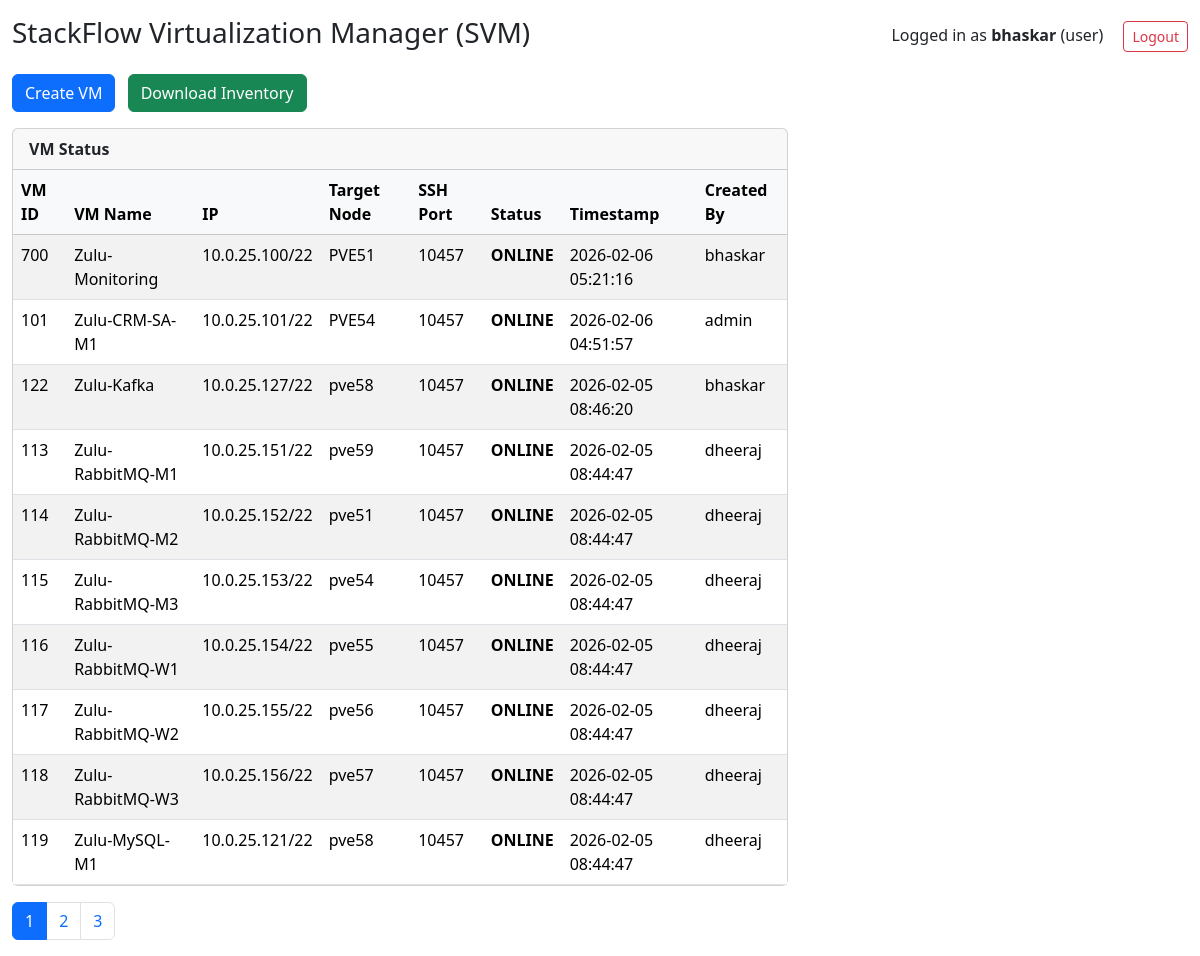
/dashboard (signed in), run on the app's committed database.
### tables this page shows
CREATE TABLE vm_status (
        vmid TEXT PRIMARY KEY,
        vmname TEXT,
        ipaddr TEXT,
        target_node TEXT,
        ssh_port INTEGER,
        ssh_status TEXT,
        timestamp INTEGER,
        created_by TEXT
    );

### app.py (the view)
@app.route("/dashboard")
@login_required
def dashboard():
    page = int(request.args.get("page", 1))
    per_page = int(request.args.get("per_page", 10))
    offset = (page-1)*per_page
    conn = sqlite3.connect(DB_PATH)
    c = conn.cursor()
    c.execute("SELECT COUNT(*) FROM vm_status")
    total_vms = c.fetchone()[0]
    c.execute(f"""
        SELECT vmid, vmname, ipaddr, target_node,
               ssh_port, ssh_status, timestamp, created_by
        FROM vm_status
        ORDER BY timestamp DESC
        LIMIT {per_page} OFFSET {offset}
    """)
    rows = c.fetchall()
    users = []
    if session["role"] == "admin":
        c.execute("SELECT username, email, role FROM users")
        users = c.fetchall()
    conn.close()
    vms = []
    for r in rows:
        vms.append({
            "vmid": r[0],
            "vmname": r[1],
            "ipaddr": r[2],
            "target_node": r[3],
            "ssh_port": r[4],
            "ssh_status": r[5],
            "timestamp": time.strftime("%Y-%m-%d %H:%M:%S", time.localtime(r[6])),
            "created_by": r[7]
        })
    total_pages = (total_vms + per_page - 1) // per_page
    return render_template(
        "dashboard.html",
        vms=vms,
        users=users,
        role=session["role"],
        username=session["username"],
        page=page,
        per_page=per_page,
        total_pages=total_pages
    )

### app.py (called while the page is built)
def login_required(f):
    @wraps(f)
    def wrap(*args, **kwargs):
        if "username" not in session:
            return redirect(url_for("login"))
        return f(*args, **kwargs)
    return wrap

### templates/dashboard.html (shortened to what this page needs)
<!DOCTYPE html>
<html lang="en">
<head>
<link href="https://cdn.jsdelivr.net/npm/bootstrap@5.3.3/dist/css/bootstrap.min.css" rel="stylesheet">
</head>
<body>
<div class="container-fluid mt-3">
<div class="d-flex justify-content-between align-items-center mb-3">
    <h3>StackFlow Virtualization Manager (SVM)</h3>
    <div>
        <span class="me-3">
            Logged in as <strong>{{ username }}</strong> ({{ role }})
        </span>
        <a href="{{ url_for('logout') }}" class="btn btn-outline-danger btn-sm">Logout</a>
    </div>
</div>
<div class="mb-3">
    <a href="{{ url_for('vm_form') }}" class="btn btn-primary">Create VM</a>
    <a href="{{ url_for('download_inventory') }}" class="btn btn-success ms-2">
        Download Inventory
    </a>
</div>
<div class="row">
<div class="col-md-8">
    <div class="card mb-3">
        <div class="card-header">VM Status</div>
        <div class="card-body p-0">
            <table class="table table-striped table-hover mb-0">
                <thead class="table-light">
                    <tr>
                        <th>VM ID</th>
                        <th>VM Name</th>
                        <th>IP</th>
                        <th>Target Node</th>
                        <th>SSH Port</th>
                        <th>Status</th>
                        <th>Timestamp</th>
                        <th>Created By</th>
                    </tr>
                </thead>
                <tbody>
                {% for vm in vms %}
                    <tr>
                        <td>{{ vm.vmid }}</td>
                        <td>{{ vm.vmname }}</td>
                        <td>{{ vm.ipaddr }}</td>
                        <td>{{ vm.target_node }}</td>
                        <td>{{ vm.ssh_port }}</td>
                        <td class="status-{{ vm.ssh_status }}">{{ vm.ssh_status }}</td>
                        <td>{{ vm.timestamp }}</td>
                        <td>{{ vm.created_by }}</td>
                    </tr>
                {% endfor %}
                </tbody>
            </table>
        </div>
    </div>
    <nav>
      <ul class="pagination">
        {% for p in range(1, total_pages + 1) %}
        <li class="page-item {% if p == page %}active{% endif %}">
            <a class="page-link"
               href="{{ url_for('dashboard', page=p, per_page=per_page) }}">
               {{ p }}
            </a>
        </li>
        {% endfor %}
      </ul>
    </nav>
</div>
</div>
</div>
</body>
</html>

### templates/dashboard.html (style rules this page uses)
.status-ONLINE { color: green; font-weight: bold; }
.card-header { font-weight: bold; }

### data on the page
vm_status: vmid "700", vmname "Zulu-Monitoring", ipaddr "10.0.25.100/22", target_node "PVE51", ssh_port "10457", ssh_status "ONLINE", timestamp "2026-02-06 05:21:16", created_by "bhaskar"
vm_status: vmid "101", vmname "Zulu-CRM-SA-M1", ipaddr "10.0.25.101/22", target_node "PVE54", ssh_port "10457", ssh_status "ONLINE", timestamp "2026-02-06 04:51:57", created_by "admin"
vm_status: vmid "122", vmname "Zulu-Kafka", ipaddr "10.0.25.127/22", target_node "pve58", ssh_port "10457", ssh_status "ONLINE", timestamp "2026-02-05 08:46:20", created_by "bhaskar"
vm_status: vmid "113", vmname "Zulu-RabbitMQ-M1", ipaddr "10.0.25.151/22", target_node "pve59", ssh_port "10457", ssh_status "ONLINE", timestamp "2026-02-05 08:44:47", created_by "dheeraj"
vm_status: vmid "114", vmname "Zulu-RabbitMQ-M2", ipaddr "10.0.25.152/22", target_node "pve51", ssh_port "10457", ssh_status "ONLINE", timestamp "2026-02-05 08:44:47", created_by "dheeraj"
vm_status: vmid "115", vmname "Zulu-RabbitMQ-M3", ipaddr "10.0.25.153/22", target_node "pve54", ssh_port "10457", ssh_status "ONLINE", timestamp "2026-02-05 08:44:47", created_by "dheeraj"
vm_status: vmid "116", vmname "Zulu-RabbitMQ-W1", ipaddr "10.0.25.154/22", target_node "pve55", ssh_port "10457", ssh_status "ONLINE", timestamp "2026-02-05 08:44:47", created_by "dheeraj"
vm_status: vmid "117", vmname "Zulu-RabbitMQ-W2", ipaddr "10.0.25.155/22", target_node "pve56", ssh_port "10457", ssh_status "ONLINE", timestamp "2026-02-05 08:44:47", created_by "dheeraj"
vm_status: vmid "118", vmname "Zulu-RabbitMQ-W3", ipaddr "10.0.25.156/22", target_node "pve57", ssh_port "10457", ssh_status "ONLINE", timestamp "2026-02-05 08:44:47", created_by "dheeraj"
vm_status: vmid "119", vmname "Zulu-MySQL-M1", ipaddr "10.0.25.121/22", target_node "pve58", ssh_port "10457", ssh_status "ONLINE", timestamp "2026-02-05 08:44:47", created_by "dheeraj"

### other printed values
{{ username }} "bhaskar"
{{ role }} "user"
{{ p }} "1" "2" "3"
